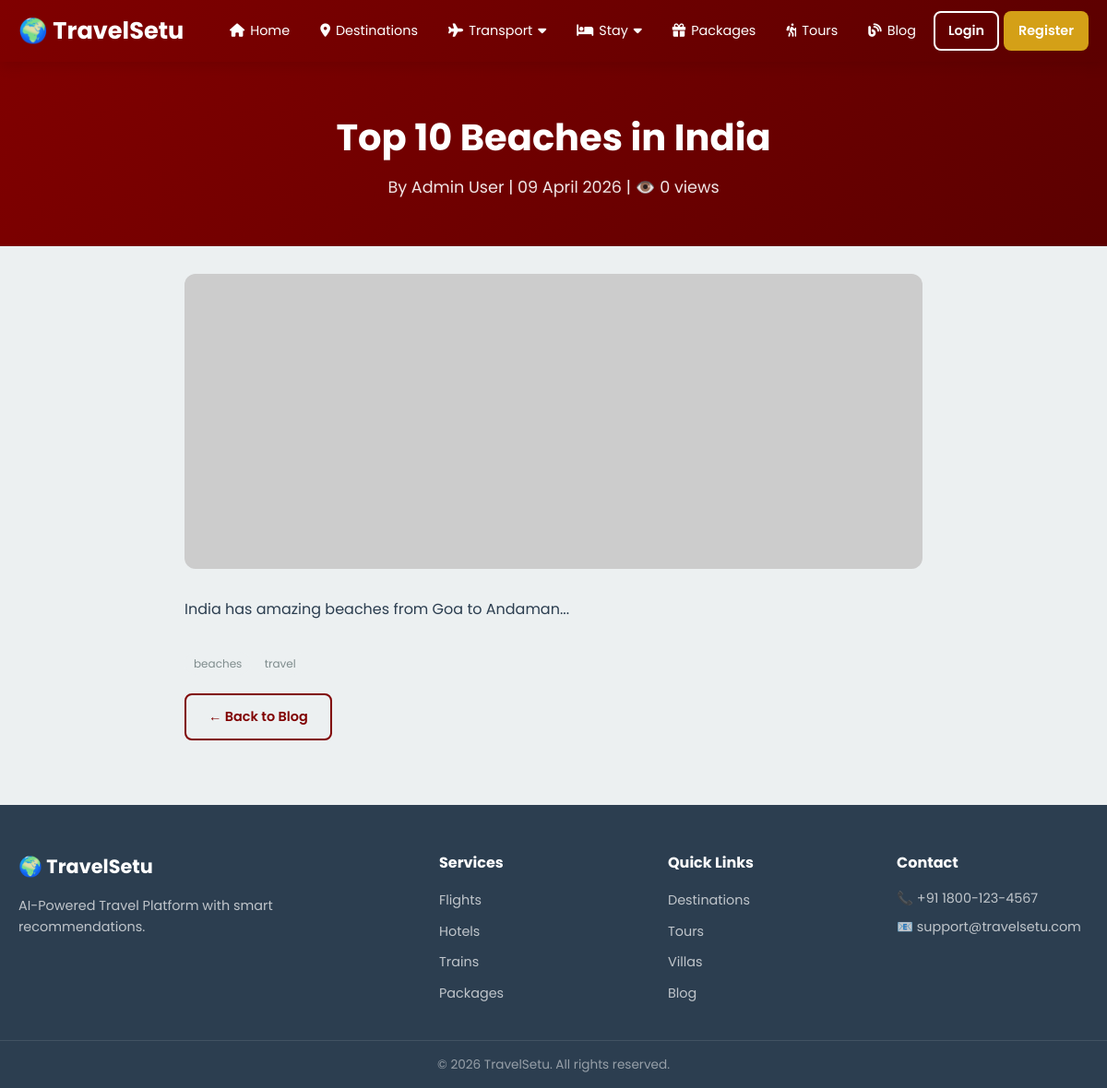
The page /blog/1 on the database its author committed.
### app.py (models this page shows, shortened)
class Blog(db.Model):
    __tablename__ = 'blogs'
    id = db.Column(db.Integer, primary_key=True)
    author_id = db.Column(db.Integer, db.ForeignKey('users.id'), nullable=False)
    title = db.Column(db.String(200), nullable=False)
    content = db.Column(db.Text)
    tags = db.Column(db.String(200))
    views = db.Column(db.Integer, default=0)
    created_at = db.Column(db.DateTime, default=datetime.utcnow)
    author = db.relationship('User', backref='blogs')

class User(UserMixin, db.Model):
    __tablename__ = 'users'
    id = db.Column(db.Integer, primary_key=True)
    username = db.Column(db.String(80), unique=True, nullable=False)
    email = db.Column(db.String(120), unique=True, nullable=False)
    password_hash = db.Column(db.String(256), nullable=False)
    full_name = db.Column(db.String(100))
    phone = db.Column(db.String(15))
    role = db.Column(db.String(20), default='user')
    is_verified = db.Column(db.Boolean, default=True)
    is_active_user = db.Column(db.Boolean, default=True)
    created_at = db.Column(db.DateTime, default=datetime.utcnow)
    preferences = db.Column(db.String(500), default='beaches,adventure')
    bookings = db.relationship('Booking', backref='user', lazy=True)
    reviews = db.relationship('Review', backref='user', lazy=True)

### app.py (the view)
@app.route('/blog/<int:id>')
def blog_detail(id):
    blog_post = Blog.query.get_or_404(id)
    blog_post.views += 1
    db.session.commit()
    return render_template('blog_detail.html', blog=blog_post)

### app.py (called while the page is built)
@app.context_processor
def inject_globals():
    unread_count = 0
    if current_user.is_authenticated:
        unread_count = Notification.query.filter_by(
            user_id=current_user.id, is_read=False).count()
    return {
        'unread_notifications': unread_count,
        'current_year': datetime.now().year,
        'all_categories': ['adventure', 'religious', 'beaches', 'heritage'],
        'get_destination_image': get_destination_image,
    }

### templates/blog_detail.html
{% extends "base.html" %}
{% block content %}
<div class="page-header">
    <h1>{{ blog.title }}</h1>
    <p>By {{ blog.author.full_name }} | {{ blog.created_at.strftime('%d %B %Y') }} | 👁️ {{ blog.views }} views</p>
</div>
<div class="container">
    <div class="blog-detail">
        <img src="https://picsum.photos/seed/blogdetail{{ blog.id }}/1000/400" alt="{{ blog.title }}" class="blog-detail-img">
        <div class="blog-content">
            {{ blog.content }}
        </div>
        {% if blog.tags %}
        <div class="blog-tags">
            {% for tag in blog.tags.split(',') %}
            <span class="tag">{{ tag.strip() }}</span>
            {% endfor %}
        </div>
        {% endif %}
        <a href="{{ url_for('blog') }}" class="btn btn-outline mt-20">← Back to Blog</a>
    </div>
</div>
{% endblock %}

### static/style.css (style rules this page uses)
:root { --primary: #800000; --primary-light: #a52a2a; --primary-dark: #5c0000; --gold: #d4a017; --gold-light: #f0c040; --success: #27ae60; --danger: #e74c3c; --warning: #f39c12; --info: #3498db; --dark: #2c3e50; --gray: #7f8c8d; --gray-light: #ecf0f1; --gray-200: #dfe6e9; --white: #ffffff; --shadow: 0 4px 15px rgba(0,0,0,0.1); --shadow-lg: 0 10px 30px rgba(0,0,0,0.15); --radius: 12px; --radius-sm: 8px; --transition: all 0.3s ease; }
.blog-detail { max-width: 800px; margin: 30px auto; }
.blog-detail-img { border-radius: var(--radius); margin-bottom: 30px; }
.blog-content { line-height: 1.8; }
.blog-tags { margin-top: 30px; }
* { margin: 0; padding: 0; box-sizing: border-box; }
html { scroll-behavior: smooth; }
body { font-family: 'Poppins', sans-serif; background: var(--gray-light); color: var(--dark); line-height: 1.6; min-height: 100vh; display: flex; flex-direction: column; }
a { text-decoration: none; color: inherit; transition: var(--transition); }
img { max-width: 100%; height: auto; display: block; }
.container { max-width: 1300px; margin: 0 auto; padding: 0 20px; }
.btn { display: inline-flex; align-items: center; justify-content: center; gap: 8px; padding: 12px 24px; border-radius: var(--radius-sm); font-weight: 600; font-size: 0.9rem; border: 2px solid transparent; transition: var(--transition); }
.btn-outline { background: transparent; border-color: var(--primary); color: var(--primary); }
.page-header { background: linear-gradient(135deg, var(--primary), var(--primary-dark)); padding: 50px 0; text-align: center; color: white; }
.page-header h1 { font-size: 2.5rem; margin-bottom: 8px; }
.page-header p { opacity: 0.9; font-size: 1.1rem; }
.tag { background: var(--gray-light); padding: 4px 10px; border-radius: 20px; font-size: 0.75rem; color: var(--gray); }
.mt-20 { margin-top: 20px; }

### rows shown on the page
Blog: title "Top 10 Beaches in India", created_at "09 April 2026", views "0", content "India has amazing beaches from Goa to Andaman..."
User: author.full_name "Admin User"

### other values the page prints
{{ tag.strip() }} "beaches" "travel"
